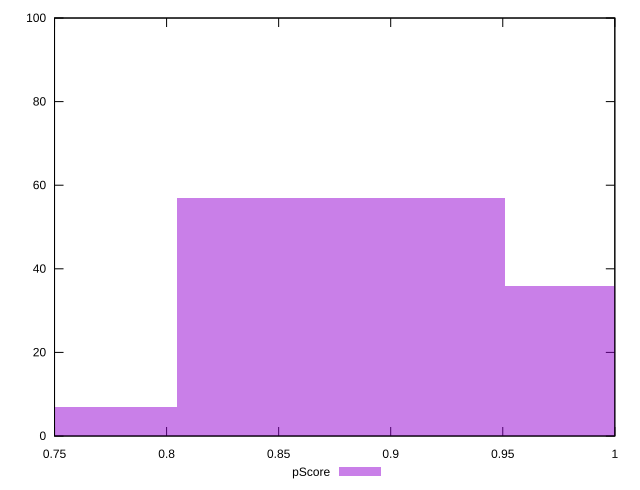

Write gnuplot code to recreate this figure.
reset

$pScore <<EOF
0.8779631479821696 57
1.024290339312531 36
0.731635956651808 7
EOF

set key outside below
set boxwidth 0.1463271913303616
set xrange [0.75:1]
set yrange [0:100]
set trange [0:100]
set style fill transparent solid 0.5 noborder
set terminal svg size 640, 490 enhanced background rgb 'white'
set output "reprap/uses-optimized-images/samples/pages+cached+noexternal+nomedia+nocss/pScore/histogram.svg"

plot $pScore title "pScore" with boxes

reset
